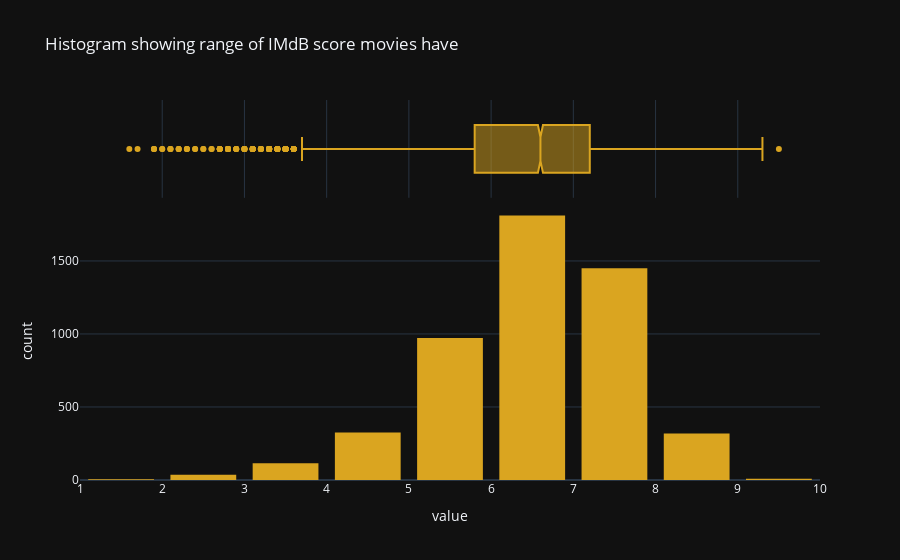

Notebook code cell kept with this figure:
### Code cell
fig = px.histogram(data["imdb_score"], nbins=10,
                  title='Histogram showing range of IMdB score movies have',
                  marginal = 'box',
                  color_discrete_sequence=['goldenrod'],template='plotly_dark')
fig.update_layout(
bargap=0.2, showlegend=False)
fig.show()

### Figure 1 — Plotly figure (JSON) as saved in the notebook; plotly's stock layout.template omitted (floating-point values rounded to 4 significant figures; data arrays with more than 128 entries replaced by an {"elided": "..."} marker saying what was removed)
{"data": [{"alignmentgroup": "True", "bingroup": "x", "hovertemplate": "variable=imdb_score<br>value=%{x}<br>count=%{y}<extra></extra>", "legendgroup": "imdb_score", "marker": {"color": "goldenrod"}, "name": "imdb_score", "nbinsx": 10, "offsetgroup": "imdb_score", "orientation": "v", "showlegend": true, "type": "histogram", "x": {"elided": "5043 float values"}, "xaxis": "x", "yaxis": "y"}, {"alignmentgroup": "True", "hovertemplate": "variable=imdb_score<br>value=%{x}<extra></extra>", "legendgroup": "imdb_score", "marker": {"color": "goldenrod"}, "name": "imdb_score", "notched": true, "offsetgroup": "imdb_score", "showlegend": false, "type": "box", "x": {"elided": "5043 float values"}, "xaxis": "x2", "yaxis": "y2"}], "layout": {"bargap": 0.2, "barmode": "relative", "legend": {"title": {"text": "variable"}, "tracegroupgap": 0}, "showlegend": false, "title": {"text": "Histogram showing range of IMdB score movies have"}, "xaxis": {"anchor": "y", "domain": [0, 1], "title": {"text": "value"}}, "xaxis2": {"anchor": "y2", "domain": [0, 1], "matches": "x", "showgrid": true, "showticklabels": false}, "yaxis": {"anchor": "x", "domain": [0, 0.7326], "title": {"text": "count"}}, "yaxis2": {"anchor": "x2", "domain": [0.7426, 1], "matches": "y2", "showgrid": false, "showline": false, "showticklabels": false, "ticks": ""}}}
